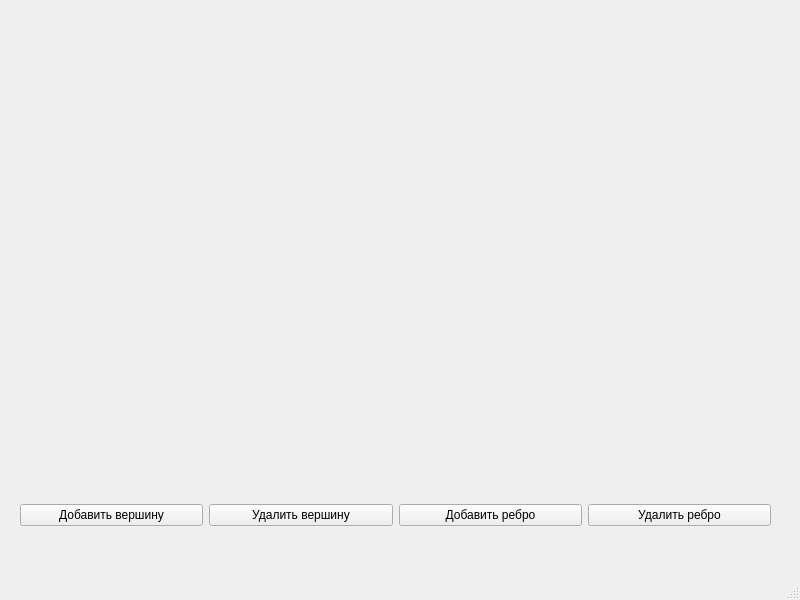
<?xml version="1.0" encoding="UTF-8"?>
<ui version="4.0">
 <class>MainWindow</class>
 <widget class="QMainWindow" name="MainWindow">
  <property name="geometry">
   <rect>
    <x>0</x>
    <y>0</y>
    <width>800</width>
    <height>600</height>
   </rect>
  </property>
  <property name="windowTitle">
   <string>MainWindow</string>
  </property>
  <widget class="QWidget" name="centralwidget">
   <widget class="QWidget" name="komi" native="true">
    <property name="geometry">
     <rect>
      <x>20</x>
      <y>10</y>
      <width>749</width>
      <height>431</height>
     </rect>
    </property>
   </widget>
   <widget class="QWidget" name="">
    <property name="geometry">
     <rect>
      <x>20</x>
      <y>490</y>
      <width>751</width>
      <height>51</height>
     </rect>
    </property>
    <layout class="QVBoxLayout" name="verticalLayout">
     <item>
      <layout class="QHBoxLayout" name="horizontalLayout">
       <item>
        <widget class="QPushButton" name="addVertexButton">
         <property name="text">
          <string>Добавить вершину</string>
         </property>
        </widget>
       </item>
       <item>
        <widget class="QPushButton" name="removeVertexButton">
         <property name="text">
          <string>Удалить вершину</string>
         </property>
        </widget>
       </item>
       <item>
        <widget class="QPushButton" name="addEdgeButton">
         <property name="text">
          <string>Добавить ребро</string>
         </property>
        </widget>
       </item>
       <item>
        <widget class="QPushButton" name="removeEdgeButton">
         <property name="text">
          <string>Удалить ребро</string>
         </property>
        </widget>
       </item>
      </layout>
     </item>
    </layout>
   </widget>
  </widget>
  <widget class="QMenuBar" name="menubar">
   <property name="geometry">
    <rect>
     <x>0</x>
     <y>0</y>
     <width>800</width>
     <height>26</height>
    </rect>
   </property>
  </widget>
  <widget class="QStatusBar" name="statusbar"/>
 </widget>
 <resources/>
 <connections/>
</ui>
